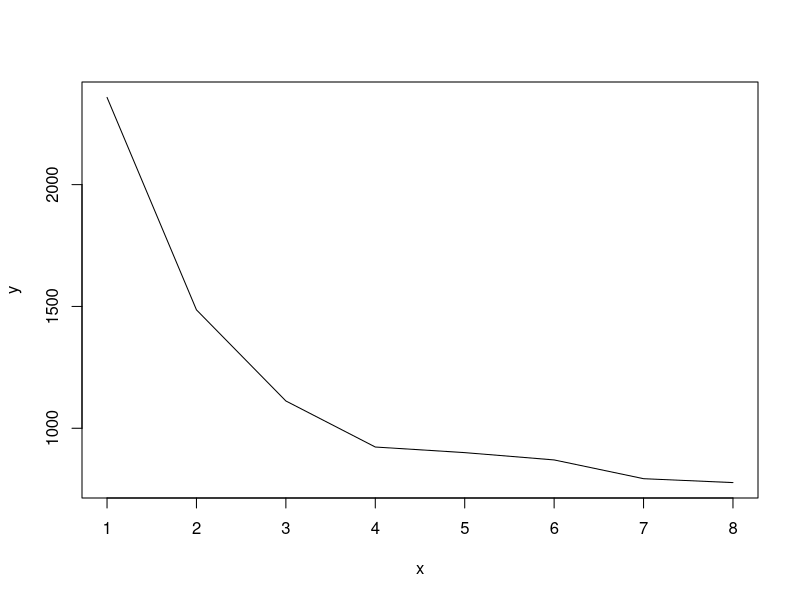

This figure's R source: (Note: this script raises an error after producing the figure.)
require(ggplot2)


x <- c(1, 2, 3, 4, 5, 6, 7, 8)
y <- c(2358, 1486, 1112, 923, 900, 870, 793, 777)
d <- data.frame(x=x, y=y)

plot(x, y, type='line')

ggplot(d, aes(X, Y)) +
  geom_point(size=3) +
  geom_line(size=1)

i = c(2, 3, 4, 5, 6, 7, 8)
plot(y[i]/y[1])

e <- 1/exp(x)
d2 <- data.frame(x=x, y=e)
plot(e)

plot(x, y)
mod <- nls(y ~ 1/exp(a + b * x), data = d2, start = list(a = 0, b = 0))
lines(d$x, predict(mod, list(x=d$x)))

# generate data
beta <- 0.05
n <- 100
temp <- data.frame(y = exp(beta * seq(n)) + rnorm(n), x = seq(n))

# plot data
plot(temp$x, temp$y)

# fit non-linear model
mod <- nls(y ~ exp(a + b * x), data = temp, start = list(a = 0, b = 0))

# add fitted curve
lines(temp$x, predict(mod, list(x = temp$x)))